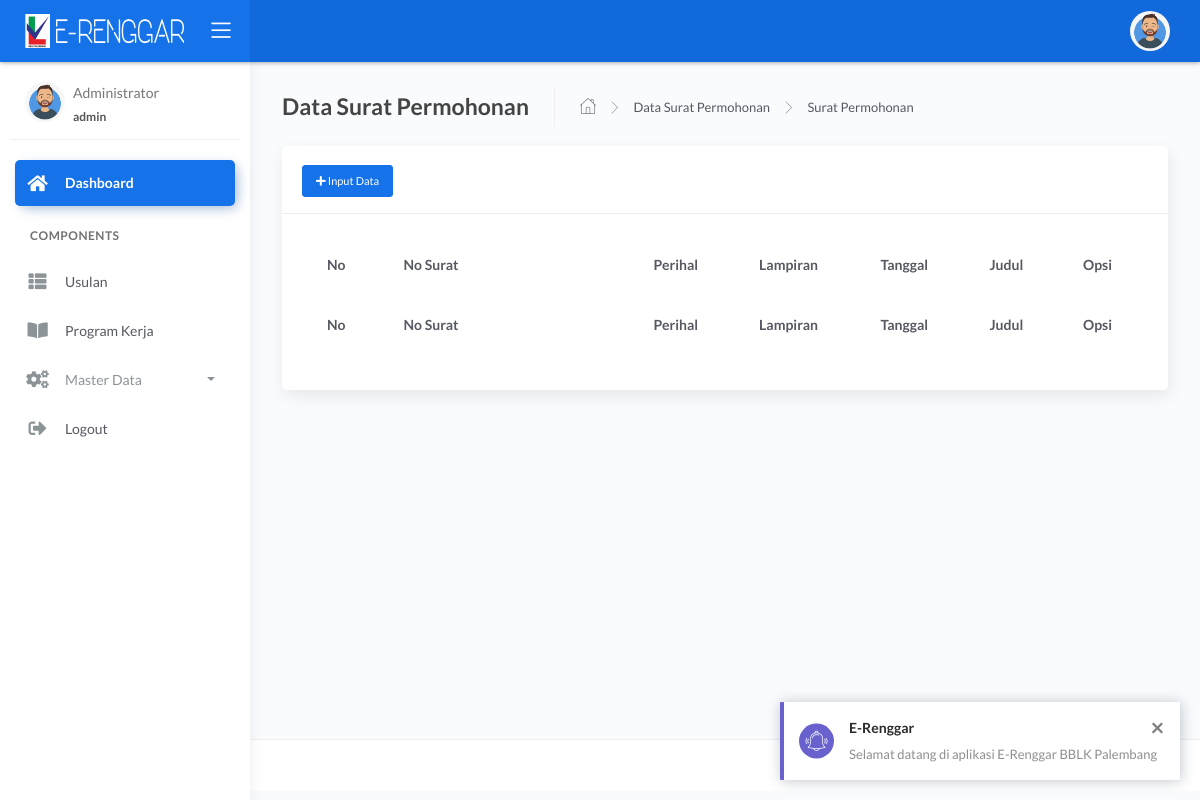
Page /instalasi/surat_permohonan.php?data (signed in) on the earlier database version.
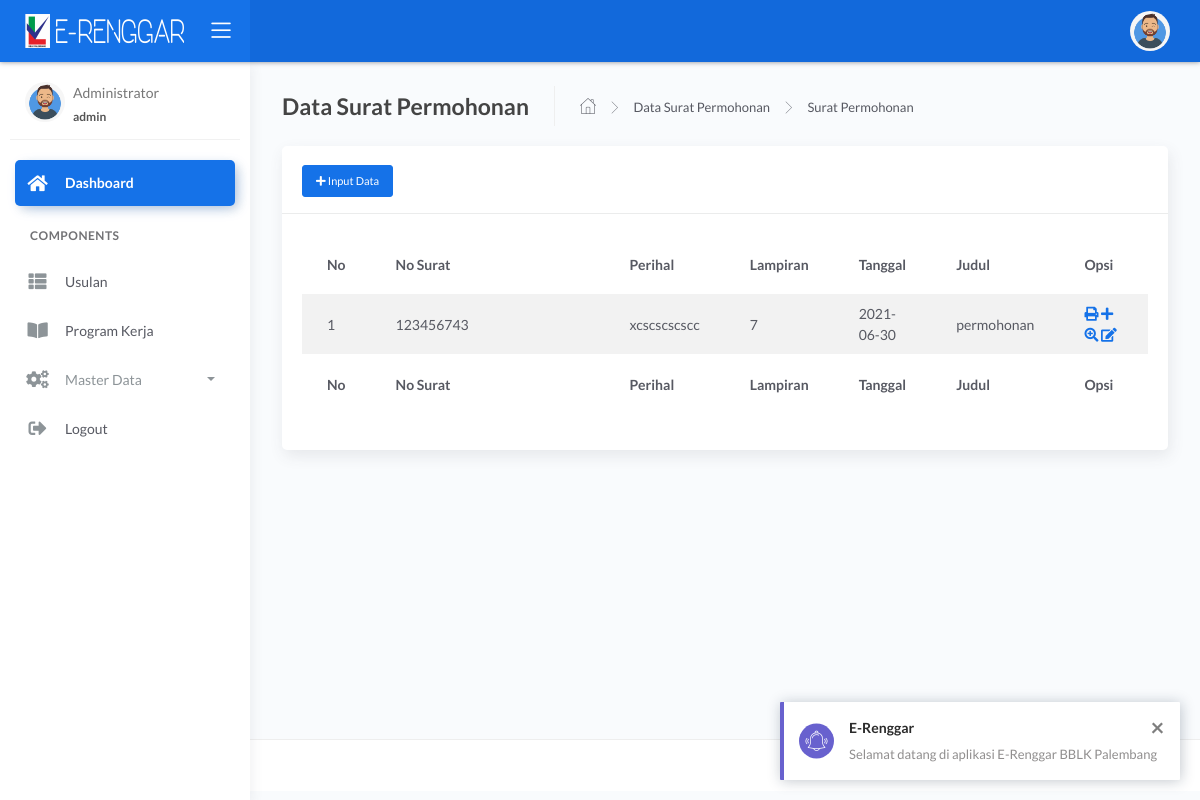
Same page on the later database version.
### tables this page shows
CREATE TABLE `surat_permohonan` (
  `id_surat_permohonan` int(11) NOT NULL,
  `no_surat` varchar(255) NOT NULL,
  `perihal` varchar(255) NOT NULL,
  `lampiran` varchar(255) NOT NULL,
  `tgl_surat` date NOT NULL,
  `judul_surat` varchar(255) NOT NULL,
  `isi_surat` text NOT NULL,
  `keterangan` varchar(255) NOT NULL,
  `tgl_batas_isi_proker` date DEFAULT NULL,
  `status_surat` varchar(255) NOT NULL
);

### instalasi/surat_permohonan.php (the view, shortened to what this page needs)
<?php include 'header.php'; ?>
	<div class="main-panel">
			<div class="content">
				<div class="page-inner">
					<div class="page-header">
						<h4 class="page-title">Data Surat Permohonan</h4>
						<ul class="breadcrumbs">
							<li class="nav-home">
								<a href="#">
									<i class="flaticon-home"></i>
								</a>
							</li>
							<li class="separator">
								<i class="flaticon-right-arrow"></i>
							</li>
							<li class="nav-item">
								<a href="#">Data Surat Permohonan</a>
							</li>
							<li class="separator">
								<i class="flaticon-right-arrow"></i>
							</li>
							<li class="nav-item">
								<a href="surat_permohonan.php?data">Surat Permohonan</a>
							</li>
						</ul>
					</div>
					<?php if(isset($_GET['data'])){ ?>
					<div class="row">
						<div class="col-md-12">
							<div class="card">
								<div class="card-header">
									<h4 class="card-title"><button type="button" class="btn btn-sm btn-primary" data-toggle="modal" data-target="#modal-default">
                <span class="fas fa-plus"></span> Input Data</button></h4>
								</div>
								<div class="card-body">
									<div class="table-responsive">
										<table id="multi-filter-select" class="display table table-striped table-hover" >
											<thead>
												<tr>
													<th>No</th>
													<th width="250px">No Surat</th>
										            <th>Perihal</th>
										            <th>Lampiran</th>
										            <th>Tanggal</th>
										            <th>Judul</th>
													<th width="90px">Opsi</th>
												</tr>
											</thead>
											<tfoot>
												<tr>
													<th>No</th>
													<th width="250px">No Surat</th>
										            <th>Perihal</th>
										            <th>Lampiran</th>
										            <th>Tanggal</th>
										            <th>Judul</th>
													<th width="90px">Opsi</th>
												</tr>
											</tfoot>
											<tbody>
											<?php
									        $sql = "SELECT * FROM surat_permohonan";
									        $query = mysqli_query($koneksi,$sql);
									        $no=1;
									        while ($a = mysqli_fetch_array($query)) :?>
												<tr>
													<td><?php echo $no++; ?></td>
													<td><?php echo $a['no_surat'] ?></td>
													<td><?php echo $a['perihal'] ?></td>
													<td><?php echo $a['lampiran'] ?></td>
													<td><?php echo $a['tgl_surat'] ?></td>
													<td><?php echo $a['judul_surat'] ?></td>
													<td><a class="blue" href="cetak_sp.php?id_surat_permohonan=<?php echo $a['id_surat_permohonan']; ?>" title='cetak PDF' target="_BLANK">
															<i class="ace-icon fa fa-print bigger-130"></i>
														</a>
														<a class="blue" href="?lengkapidata&id_surat_permohonan=<?php echo $a['id_surat_permohonan']; ?>" title='Lengkapi Data'>
															<i class="ace-icon fa fa-plus bigger-130"></i>
														</a>
														<a class="blue" href="?detail&id_surat_permohonan=<?php echo $a['id_surat_permohonan']; ?>"  title='Detail'>
															<i class="ace-icon fa fa-search-plus bigger-130"></i>
														</a>
														<a class="green" href="?edit&id_surat_permohonan=<?php echo $a['id_surat_permohonan']; ?>"  title='Edit'>
															<i class="ace-icon fa fa-edit bigger-130"></i>
														</a>
													</td>
												</tr>
												<?php endwhile;?>
											</tbody>
										</table>
									</div>
								</div>
							</div>
						</div>
					</div>
					  <?php } ?>
				</div>
			</div>
<?php include 'footer.php'?>

Differences in the rows shown:
added surat_permohonan: no_surat "123456743", perihal "xcscscscscc", lampiran "7", tgl_surat "2021-06-30", judul_surat "permohonan"
